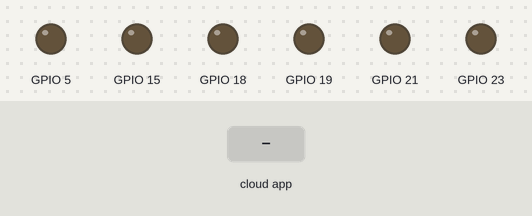
Bench run of a sketch on a simulated ESP32. Parts: output pins drawn as LEDs (lit = HIGH). The test bench sets the inputs (shaded band). What the sketch prints to the serial monitor is not drawn.

Above: at 2.7 s.
2.8 s: the phone or cloud app sets UP to 1
At 3.5 s:
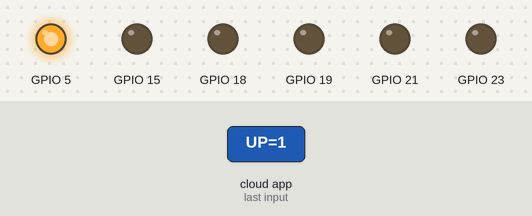
4.3 s: the phone or cloud app sets DOWN to 1
At 5.0 s:
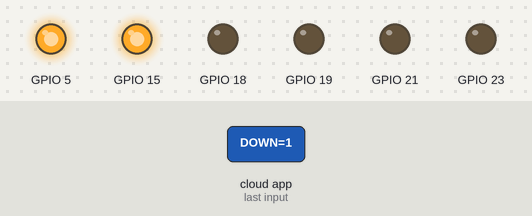
5.8 s: the phone or cloud app sets LEFT to 1
At 6.6 s:
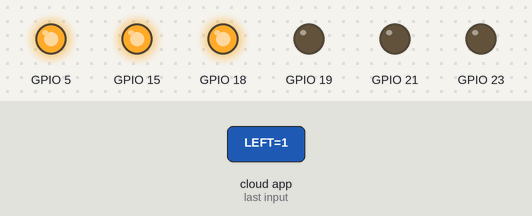
7.3 s: the phone or cloud app sets RIGHT to 1
At 8.1 s:
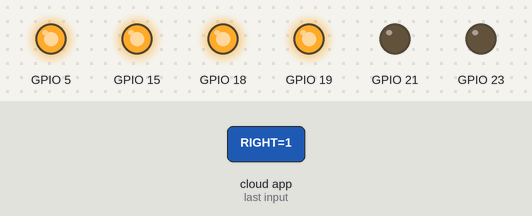
8.8 s: the phone or cloud app sets FWT to 1
At 9.6 s:
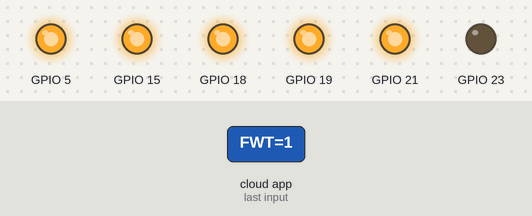
10.3 s: the phone or cloud app sets SHOOT to 1
At 11.2 s:
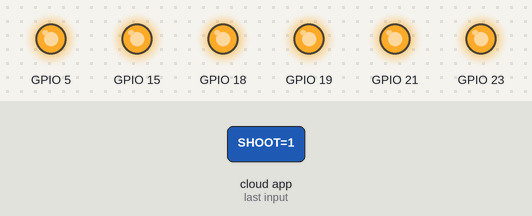
Timing chart, 0 to 12.8 s (numbered marks = the images above; inputs shaded):
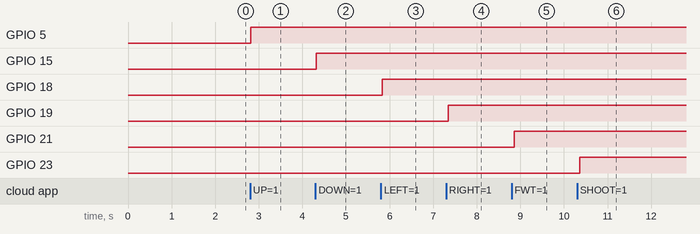

Measured:
- after the input at 2.8 s, GPIO 5: LOW → HIGH at once
- after the input at 4.3 s, GPIO 15: LOW → HIGH at once
- after the input at 5.8 s, GPIO 18: LOW → HIGH at once
- after the input at 7.3 s, GPIO 19: LOW → HIGH at once
- after the input at 8.8 s, GPIO 21: LOW → HIGH after 0.06 s
- after the input at 10.3 s, GPIO 23: LOW → HIGH after 0.07 s

The sketch:

ESP.ino
```cpp
#include <ESP32Servo.h>
#include "config.h"
int x;
int y;
int Bot1 = 0;
int Bot2 = 0;
int Bot3 = 0;
int Bot4 = 0;
int Bot5 = 0;
int Bot6 = 0;


AdafruitIO_Feed *UP = io.feed("UP");
AdafruitIO_Feed *DOWN = io.feed("DOWN");
AdafruitIO_Feed *LEFT = io.feed("LEFT");
AdafruitIO_Feed *RIGHT = io.feed("RIGHT");
AdafruitIO_Feed *FWT = io.feed("FWT");
AdafruitIO_Feed *SHOOT = io.feed("SHOOT");

void setup() {
  // put your setup code here, to run once:

  pinMode(5, OUTPUT);
  pinMode(23, OUTPUT);
  pinMode(19, OUTPUT);
  pinMode(18, OUTPUT);
  pinMode(15, OUTPUT);
  pinMode(21, OUTPUT);

  UP->onMessage(handleMessage);
  DOWN->onMessage(handleMessage2);
  LEFT->onMessage(handleMessage3);
  RIGHT->onMessage(handleMessage4);
  FWT->onMessage(handleMessage5);
  SHOOT->onMessage(handleMessage6);

  Serial.begin(9600);

  io.connect(); //se conecta al servido
  while (io.status() < AIO_CONNECTED) {
    Serial.print(".");
    delay(500);
  }
  Serial.println();
  Serial.println(io.statusText());
  UP->get();
  DOWN->get();
  LEFT->get();
  RIGHT->get();
  FWT->get();
  SHOOT->get();
}


void loop() {
  io.run();


}


void handleMessage(AdafruitIO_Data * data) {
  Bot1 = data->toInt();
  if (Bot1 == 1) {
    digitalWrite(5, HIGH);
    Serial.println("UP");
  }
  else {

    digitalWrite(5, LOW);
  }
}


void handleMessage2(AdafruitIO_Data * data) {
  Bot2 = data->toInt();
  if (Bot2 == 1) {
    digitalWrite(15, HIGH);
    Serial.println("DOWN");
  }
  else {
   digitalWrite(15, LOW);
  }
}

void handleMessage3(AdafruitIO_Data * data) {
  Bot3 = data->toInt();
  if (Bot3 == 1) {
    digitalWrite(18, HIGH);
    Serial.println("IZQ");
  }
  else {

     digitalWrite(18, LOW);
  }
}


void handleMessage4(AdafruitIO_Data * data) {
  Bot4 = data->toInt();
  if (Bot4 == 1) {
    digitalWrite(19, HIGH);
    Serial.println("DER");
  }
  else {

     digitalWrite(19, LOW);
  }
}

void handleMessage5(AdafruitIO_Data * data) {
  Bot5 = data->toInt();
  if (Bot5 == 1) {
    digitalWrite(21, HIGH);
    Serial.println("AVA");
  }
  else {
    digitalWrite(21, LOW);
  }
}


void handleMessage6(AdafruitIO_Data * data) {
  Bot6 = data->toInt();
  if (Bot6 == 1) {

    digitalWrite(23, HIGH);
    Serial.println("DISP");
  }
  else {

    digitalWrite(23, LOW);
  }
}
```

config.h
```cpp
// visit io.adafruit.com if you need to create an account,
// or if you need your Adafruit IO key.
#define IO_USERNAME  "mon19379"
#define IO_KEY      "aio_BTXb263uu5VVBgIhOKG955GSy2dv"

/******************************* WIFI **************************************/

// the AdafruitIO_WiFi client will work with the following boards:
//   - HUZZAH ESP8266 Breakout -> https://www.adafruit.com/products/2471
//   - Feather HUZZAH ESP8266 -> https://www.adafruit.com/products/2821
//   - Feather HUZZAH ESP32 -> https://www.adafruit.com/product/3405
//   - Feather M0 WiFi -> https://www.adafruit.com/products/3010
//   - Feather WICED -> https://www.adafruit.com/products/3056
//   - Adafruit PyPortal -> https://www.adafruit.com/product/4116
//   - Adafruit Metro M4 Express AirLift Lite ->
//   https://www.adafruit.com/product/4000
//   - Adafruit AirLift Breakout -> https://www.adafruit.com/product/4201
//   - Adafruit AirLift Shield -> https://www.adafruit.com/product/4285
//   - Adafruit AirLift FeatherWing -> https://www.adafruit.com/product/4264

#define WIFI_SSID "CLARO1_130838"
#define WIFI_PASS "664fZCnapc"

// uncomment the following line if you are using airlift
// #define USE_AIRLIFT

// uncomment the following line if you are using winc1500
// #define USE_WINC1500

// comment out the following lines if you are using fona or ethernet
#include "AdafruitIO_WiFi.h"

#if defined(USE_AIRLIFT) || defined(ADAFRUIT_METRO_M4_AIRLIFT_LITE) ||         \
    defined(ADAFRUIT_PYPORTAL)
// Configure the pins used for the ESP32 connection
#if !defined(SPIWIFI_SS) // if the wifi definition isnt in the board variant
// Don't change the names of these #define's! they match the variant ones
#define SPIWIFI SPI
#define SPIWIFI_SS 10 // Chip select pin
#define NINA_ACK 9    // a.k.a BUSY or READY pin
#define NINA_RESETN 6 // Reset pin
#define NINA_GPIO0 -1 // Not connected
#endif
AdafruitIO_WiFi io(IO_USERNAME, IO_KEY, WIFI_SSID, WIFI_PASS, SPIWIFI_SS,
                   NINA_ACK, NINA_RESETN, NINA_GPIO0, &SPIWIFI);
#else
AdafruitIO_WiFi io(IO_USERNAME, IO_KEY, WIFI_SSID, WIFI_PASS);
#endif
/******************************* FONA **************************************/

// the AdafruitIO_FONA client will work with the following boards:
//   - Feather 32u4 FONA -> https://www.adafruit.com/product/3027

// uncomment the following two lines for 32u4 FONA,
// and comment out the AdafruitIO_WiFi client in the WIFI section
// #include "AdafruitIO_FONA.h"
// AdafruitIO_FONA io(IO_USERNAME, IO_KEY);

/**************************** ETHERNET ************************************/

// the AdafruitIO_Ethernet client will work with the following boards:
//   - Ethernet FeatherWing -> https://www.adafruit.com/products/3201

// uncomment the following two lines for ethernet,
// and comment out the AdafruitIO_WiFi client in the WIFI section
// #include "AdafruitIO_Ethernet.h"
// AdafruitIO_Ethernet io(IO_USERNAME, IO_KEY);
```
